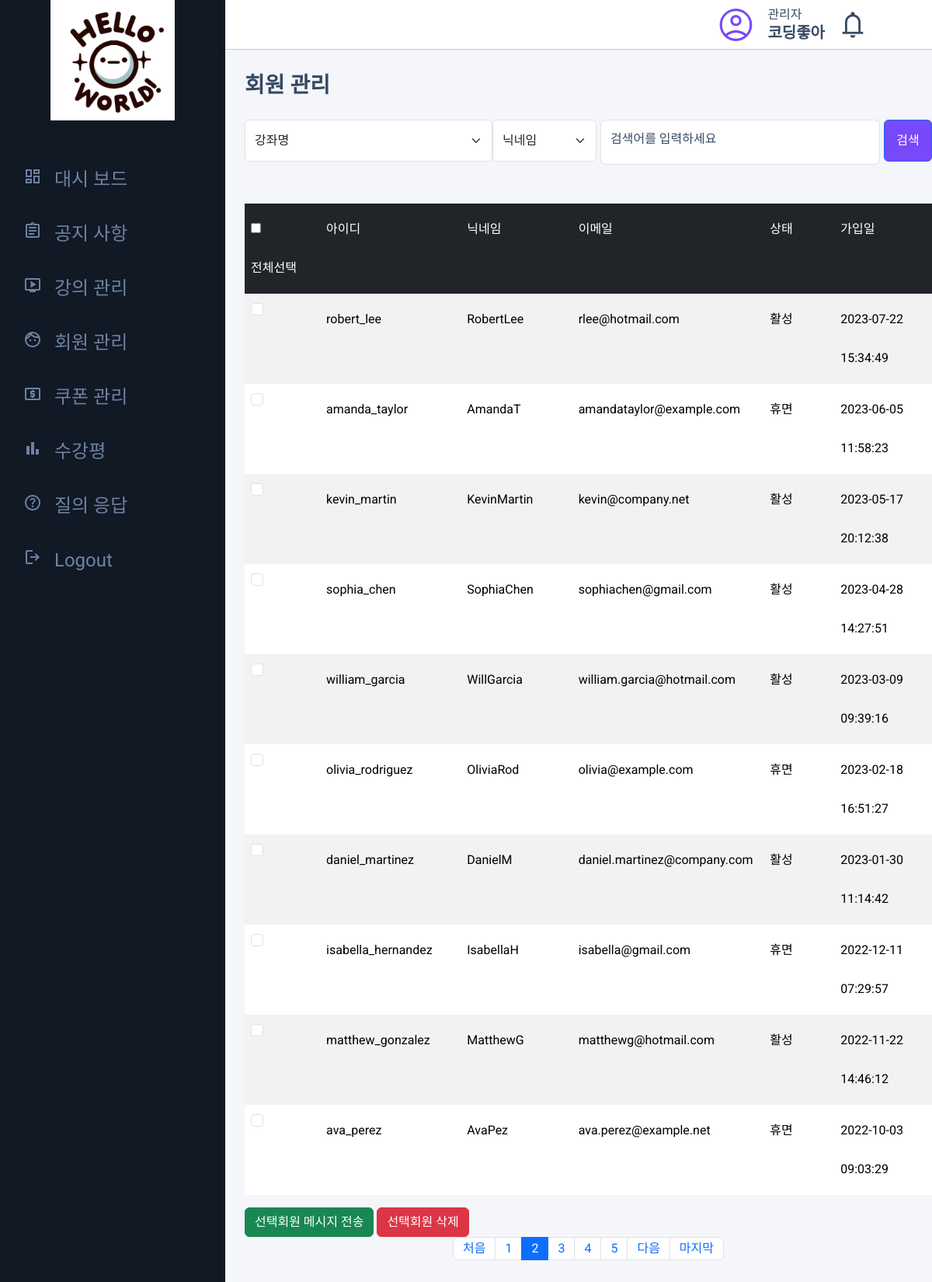
Before: /admin/member/member_mg.php?pageNumber=2 (signed in) with the older database file.
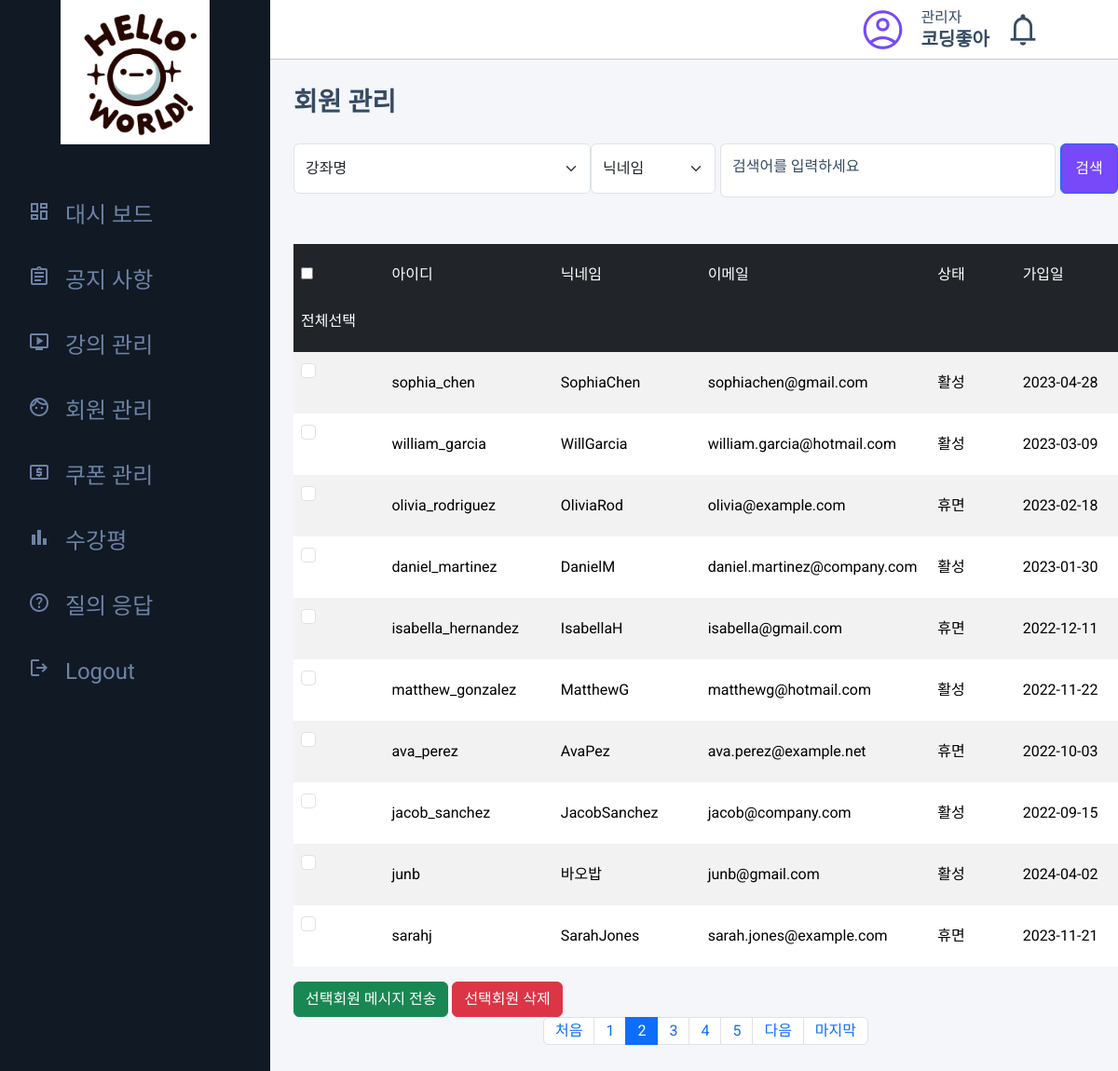
After: the same page with the newer database file.
### tables this page shows
CREATE TABLE `members` (
  `mid` int NOT NULL,
  `userid` varchar(145) NOT NULL,
  `email` varchar(245) NOT NULL,
  `username` varchar(145) NOT NULL,
  `passwd` varchar(200) NOT NULL,
  `recent_in` date DEFAULT NULL,
  `tel` varchar(20) NOT NULL,
  `status` tinyint NOT NULL DEFAULT '1',
  `userimg` varchar(255) DEFAULT NULL,
  `regdate` date NOT NULL
);

### admin/inc/pagination.php (called while the page is built, shortened)
<?php
$pageNumber = $_GET['pageNumber'] ?? 1;
$pageCount = $_GET['pageCount'] ?? 10;
$startLimit = ($pageNumber -1)*$pageCount;
$endLimit = $pageCount ;
$block_ct = 5;
$block_num = ceil($pageNumber/$block_ct);
$block_start = (($block_num - 1) * $block_ct) + 1;
$block_end = $block_start + $block_ct - 1;

### admin/member/member_mg.php (the view, shortened to what the changed rows need)
<?php
include_once $_SERVER['DOCUMENT_ROOT'] . '/helloworld/inc/dbcon.php';
include_once $_SERVER['DOCUMENT_ROOT'] . '/helloworld/admin/inc/pagination.php';
$sql = "SELECT * FROM members where 1=1";
$sql .= '';
$order = " order by mid";
$sql .= $order;
$limit = " LIMIT $startLimit, $endLimit";
$sql .= $limit;
$result = $mysqli->query($sql);
while ($rs = $result->fetch_object()) {
  $memberArr[] = $rs;
}
?>
<!DOCTYPE html>
<html lang="en">
  <head>
    <link
      rel="stylesheet"
      href="https://cdnjs.cloudflare.com/ajax/libs/normalize/8.0.1/normalize.min.css"
    />
    <link
      rel="stylesheet"
      href="https://cdnjs.cloudflare.com/ajax/libs/bootstrap/5.3.1/css/bootstrap.min.css"
    />
    <link rel="stylesheet" href="https://cdn.jsdelivr.net/npm/@tabler/icons-webfont@latest/tabler-icons.min.css" />
    <link
      rel="stylesheet"
      href="https://cdnjs.cloudflare.com/ajax/libs/jqueryui/1.13.2/themes/black-tie/jquery-ui.min.css"
    />
    <link rel="stylesheet" href="/helloworld/css/common.css" />
    <link rel="stylesheet" href="/helloworld/css/member_mg.css" />
  </head>
  <body>
<?php
include_once $_SERVER['DOCUMENT_ROOT'] . '/helloworld/inc/header.php';
?>
            <h2>회원 관리</h2>
            <table class="table table-hover table-striped">
              <thead class="table-dark">
                <tr>
                  <th scope="col">
                    <div>
                      <input type="checkbox" value="" id="member_cb" />
                      <label for="member_cb"> 전체선택 </label>
                    </div>
                  </th>
                  <th scope="col">아이디</th>
                  <th scope="col">닉네임</th>
                  <th scope="col">이메일</th>
                  <th scope="col">상태</th>
                  <th scope="col">가입일</th>
                </tr>
              </thead>
              <tbody>
                <?php
                if(isset($memberArr)) {
                  foreach($memberArr as $ma){
                ?>
                <tr data-ui="<?=$ma->mid?>" data-user="<?=$ma->userid?>" >
                  <th scope="row">
                    <input class="form-check-input" type="checkbox" />
                  </th>
                  <td><?=$ma->userid?></td>
                  <td><?=$ma->username?></td>
                  <td><?=$ma->email?></td>
                  <td><?php
                    if($ma->status) {
                      echo '활성';
                    } else {
                      echo '휴면';
                    }
                  ?></td>
                  <td><?=$ma->regdate?></td>
                </tr>
                <?php
                  }
                }
                ?>
              </tbody>
            </table>
            <div class="d-flex justify-content-center">
              <ul class="pagination">
                <?php
                  for($i=$block_start;$i<=$block_end;$i++){
                    if($i == $pageNumber){
                      echo "<li class=\"page-item active\"><a href=\"member_mg.php?pageNumber=$i\" class=\"page-link\">$i</a></li>";
                    }else{
                      echo "<li class=\"page-item\"><a href=\"member_mg.php?pageNumber=$i\" class=\"page-link\">$i</a></li>";
                    }
                  }
                ?>
              </ul>
            </div>
          </div>
<?php
include_once $_SERVER['DOCUMENT_ROOT'] . '/helloworld/inc/footer.php';
?>
  </body>
</html>

Changed rows visible on the page:
removed members: userid "robert_lee", username "RobertLee", email "rlee@hotmail.com", status "활성", regdate "2023-07-22 15:34:49"
no longer on this page (row edited): members: userid "amanda_taylor", username "AmandaT", email "amandataylor@example.com", status "휴면", regdate "2023-06-05 11:58:23"
no longer on this page (row edited): members: userid "kevin_martin", username "KevinMartin", email "kevin@company.net", status "활성", regdate "2023-05-17 20:12:38"
changed members "sophia_chen": regdate "2023-04-28 14:27:51" → "2023-04-28"
changed members "william_garcia": regdate "2023-03-09 09:39:16" → "2023-03-09"
changed members "olivia_rodriguez": regdate "2023-02-18 16:51:27" → "2023-02-18"
changed members "daniel_martinez": regdate "2023-01-30 11:14:42" → "2023-01-30"
changed members "isabella_hernandez": regdate "2022-12-11 07:29:57" → "2022-12-11"
changed members "matthew_gonzalez": regdate "2022-11-22 14:46:12" → "2022-11-22"
changed members "ava_perez": regdate "2022-10-03 09:03:29" → "2022-10-03"
now on this page (row edited): members: userid "jacob_sanchez", username "JacobSanchez", email "jacob@company.com", status "활성", regdate "2022-09-15"
now on this page (row edited): members: userid "junb", username "바오밥", email "junb@gmail.com", status "활성", regdate "2024-04-02"
now on this page (row edited): members: userid "sarahj", username "SarahJones", email "sarah.jones@example.com", status "휴면", regdate "2023-11-21"
